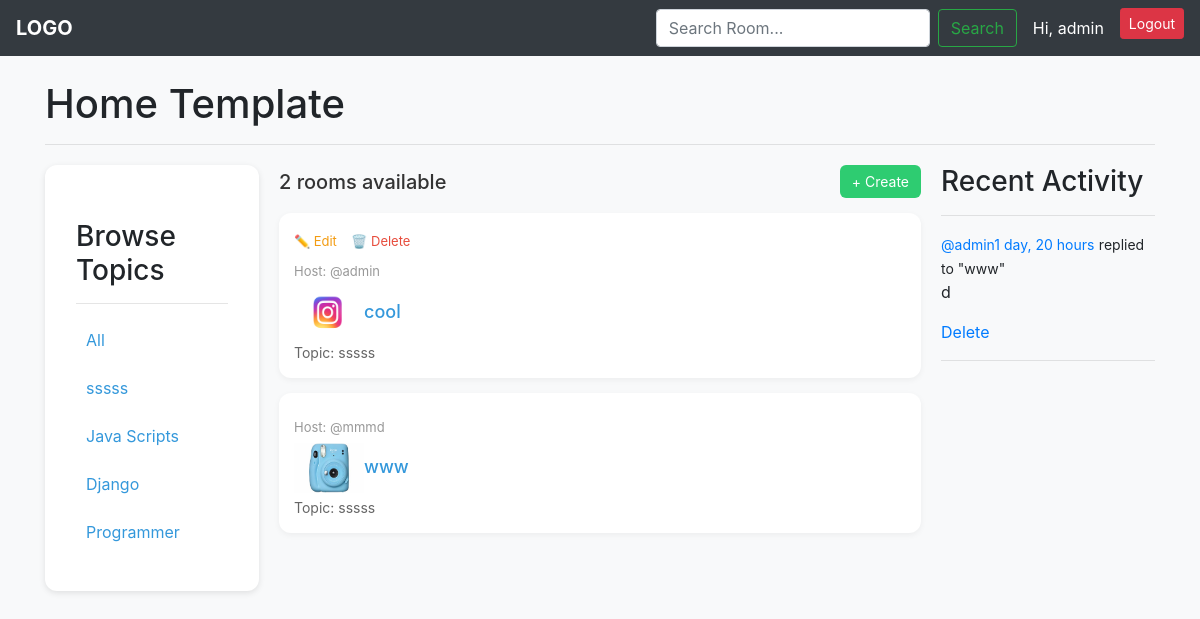
Page / (signed in) on the committed database.
### chat_room/models.py (models this page shows)
class Topic(models.Model):
    name = models.CharField(max_length=50)
    def __str__(self):
        return self.name

class Room(models.Model):
    topic = models.ForeignKey(Topic,on_delete=models.SET_NULL,null=True)
    host = models.ForeignKey(User,on_delete=models.SET_NULL,null=True)
    name = models.CharField(max_length=250,)
    participants = models.ManyToManyField(User,related_name="participants",blank=True)
    description = models.TextField(blank=True,null=True)
    update = models.DateTimeField(auto_now=True)
    created = models.DateTimeField(auto_now_add=True)
    image = models.ImageField(upload_to="room/image",blank=True,null=True)
    class Meta:
        ordering = ['-update','-created']
    def __str__(self):
        return self.name

class Message(models.Model):
    user = models.ForeignKey(User,on_delete=models.CASCADE)
    room = models.ForeignKey(Room,on_delete=models.CASCADE)
    body = models.TextField()
    updated = models.DateTimeField(auto_now=True)
    created = models.DateTimeField(auto_now_add=True)
    def __str__(self):
        return self.body[0:50]

### chat_room/views.py (the view)
# urls.py: path('',views.rooms,name="rooms"),
@login_required(login_url="login_register")
def rooms(request):
    q = request.GET.get('q') if request.GET.get('q') != None else ''
    room = Room.objects.filter(
        Q(topic__name__icontains=q) |
        Q(name__icontains=q)|
        Q(description__icontains=q)|
        Q(name__icontains=q)
        )
    topics = Topic.objects.all()
    room_count = Room.objects.filter(participants=request.user).count()
    room_message = Message.objects.filter(Q(room__topic__name__icontains=q)).order_by("-created","-updated")
    context = {
        'rooms':room,
        'topics':topics,
        'room_count':room_count,
        'room_messages':room_message,
        'q':q,
    }
    return render(request,"room/room.html",context)

### templates/room/room.html (shortened to what this page needs)
{% extends "base.html" %}
{% block content %}
<div class="home-container">
    <div class="topics">
        {% include "room/topic_component.html" %}
    </div>
    <div>
        <div class="rooms-header">
            <h5>{{ room_count }} rooms available</h5>
            <a href="{% url 'create_room' %}">+ Create</a>
        </div>
        {% include "room/feed_component.html" %}
    </div>
    <div class="activity">
        {% include 'room/activity_component.html' %}
    </div>
</div>
{% endblock content %}

### templates/navbar.html
<nav class="navbar navbar-expand-lg navbar-dark bg-dark">
    <a class="navbar-brand font-weight-bold" href="{% url 'rooms' %}">LOGO</a>
    <form class="form-inline my-2 my-lg-0 ml-auto" method="GET" action="{% url 'rooms' %}">
      <input class="form-control mr-sm-2" type="search" name="q" placeholder="Search Room..." aria-label="Search">
      <button class="btn btn-outline-success my-2 my-sm-0" type="submit">Search</button>
    </form>
    <ul class="navbar-nav ml-3">
      {% if request.user.is_authenticated %}
        <li class="nav-item">
          <span class="navbar-text text-white mr-3">Hi, <a href="{% url 'profile' user.id %}">{{ request.user.username }}</span>
        </li>
        <li class="nav-item">
          <a class="btn btn-danger btn-sm" href="{% url 'logout' %}">Logout</a>
        </li>
      {% else %}
        <li class="nav-item">
          <a class="btn btn-success btn-sm" href="{% url 'login_register' %}">Login</a>
        </li>
      {% endif %}
    </ul>
  </nav>

### templates/room/topic_component.html
<div class="topics-box p-3 mt-4">
    <h3 class="mb-3">Browse Topics</h3>
    <hr>
    <a class="topic-link d-block mb-2" href="{% url 'rooms' %}">All</a>
    {% for topic in topics %}
        <a class="topic-link d-block mb-2" href="{% url 'rooms' %}?q={{topic.name}}">{{ topic.name }}</a>
    {% endfor %}
</div>

### templates/room/feed_component.html (shortened to what this page needs)
{% if q %}
{% for room in rooms %}
<style>
    .room-img {
    height: 50px;
    width: 50px;
    object-fit: cover; /* تصویر رو قشنگ داخل کادر جا میده */
    border-radius: 8px; /* لبه‌ها گرد میشن */
}
</style>
<div class="room">
    <div class="room-actions">
        {% if request.user == room.host %}
        <a href="{% url 'update_room' room.id %}">✏️ Edit</a>
        <a href="{% url 'delete_room' room.id %}">🗑️ Delete</a>
        {% else %}
        {% endif %}
    </div>
    <span>Host: @{{ room.host.username }}</span>
    {% if room.image %}
    <h5><img src="{{ room.image.url }}" alt="{{ room.name }}" class="room-img"><a href="{% url 'chat_room' room.id %}">{{ room.name }}</a></h5>
    {% else %}
    <h5><a href="{% url 'chat_room' room.id %}">{{ room.name }}</a></h5>
    {% endif %}
    <small>Topic: {{ room.topic }}</small>
</div>
{% endfor %}
{% else %}
{% for room in rooms %}
    {% if request.user in room.participants.all %}
        <div class="room">
            <div class="room-actions">
                {% if request.user == room.host %}
                <a href="{% url 'update_room' room.id %}">✏️ Edit</a>
                <a href="{% url 'delete_room' room.id %}">🗑️ Delete</a>
                {% endif %}
            </div>
            <span>Host: @{{ room.host.username }}</span>
            {% if room.image %}
            <h5><img src="{{ room.image.url }}" alt="{{ room.name }}" class="room-img" height="50px" width="70px"><a href="{% url 'chat_room' room.id %}">{{ room.name }}</a></h5>
            {% else %}
            <h5><a href="{% url 'chat_room' room.id %}">{{ room.name }}</a></h5>
            {% endif %}
            <small>Topic: {{ room.topic }}</small>
        </div>
    {% endif %}
{% empty %}
    <p style="color: #777;">No rooms found.</p>
{% endfor %}
{% endif %}

### templates/room/activity_component.html
<h3>Recent Activity</h3>
        <hr>
        {% for message in room_messages %}
        <div>
            <a href="{% url 'profile' message.user.id %}"><small>@{{ message.user }}{{ message.created|timesince }}</small></a>
            <small>replied to "{{ message.room }}" </small>
            <p>{{ message }}</p>
            {% if request.user == message.user %}
            <a href="{% url 'delete_message' message.id %}">Delete</a>
            {% endif %}
            <hr>
        </div>
        {% endfor %}

### templates/room/room.html (style rules this page uses)
.home-container { display: grid; grid-template-columns: 1fr 3fr 1fr; gap: 20px; margin-top: 20px; }
.topics { background: #fff; padding: 15px; border-radius: 12px; box-shadow: 0 2px 6px rgba(0,0,0,0.1); }
.topics h3 { margin-bottom: 10px; }
.topics a { display: block; padding: 8px 10px; margin: 5px 0; text-decoration: none; color: #3498db; border-radius: 6px; transition: 0.3s; }
.rooms-header { display: flex; justify-content: space-between; align-items: center; margin-bottom: 15px; }
.rooms-header h5 { margin: 0; color: #333; }
.rooms-header a { background: #2ecc71; color: #fff; padding: 6px 12px; border-radius: 6px; text-decoration: none; font-size: 14px; }
.room { background: #fff; padding: 15px; border-radius: 12px; margin-bottom: 15px; box-shadow: 0 2px 6px rgba(0,0,0,0.05); }
.room h5 { margin: 0; font-size: 18px; }
.room h5 a { text-decoration: none; color: #3498db; }
.room small { display: block; color: #666; margin-top: 4px; }
.room span { font-size: 13px; color: #999; display: block; margin-bottom: 6px; }
.room-actions { margin-bottom: 10px; }
.room-actions a { font-size: 13px; margin-right: 10px; text-decoration: none; color: #e74c3c; }
.room-actions a:first-child { color: #f39c12; }

### rows in the picture
Topic: name "sssss"
Topic: name "Java Scripts"
Topic: name "Django"
Topic: name "Programmer"
Room: shows "✏️ Edit", host.username "admin", image (picture), name "cool", topic "sssss"
Room: host.username "mmmd", image (picture), name "www", topic "sssss"
Message: user "admin", created "1 day, 20 hours", room "www", body "d", shows "Delete"

### other values in the picture
{{ request.user.username }} "admin"
{{ room_count }} "2"
